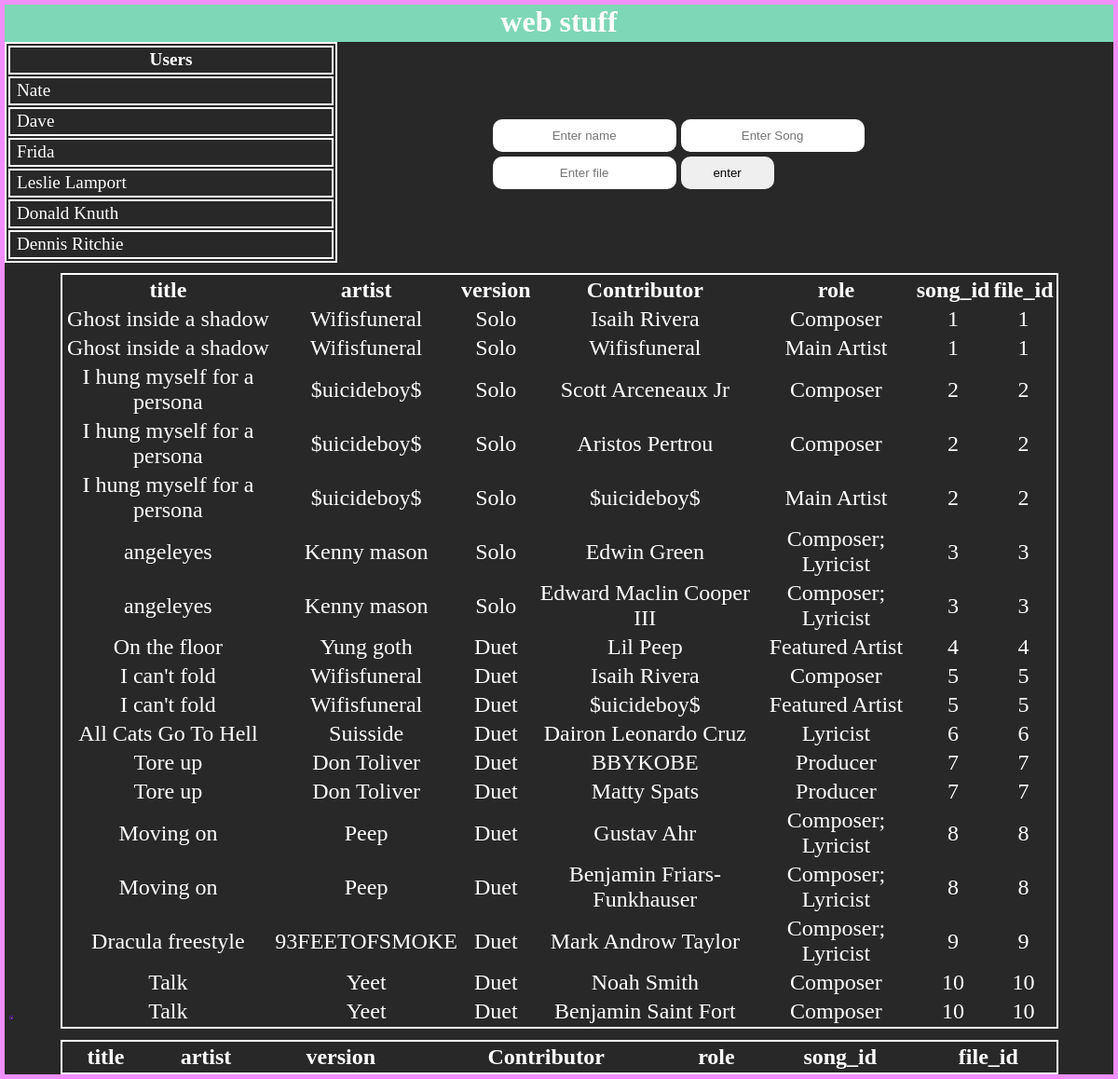
Page /testmane.php on the committed database.
### tables this page shows
CREATE TABLE `user` (
  `user_id` int(32) NOT NULL AUTO_INCREMENT,
  `name` varchar(100) NOT NULL,
  PRIMARY KEY (`user_id`)
);

CREATE TABLE `song` (
  `song_id` int(32) NOT NULL AUTO_INCREMENT,
  `artist` varchar(100) NOT NULL,
  `title` varchar(100) NOT NULL,
  PRIMARY KEY (`song_id`)
);

CREATE TABLE `file` (
  `file_id` int(32) NOT NULL AUTO_INCREMENT,
  `version` varchar(100) NOT NULL,
  `song_id` int(32) NOT NULL,
  PRIMARY KEY (`file_id`),
  FOREIGN KEY (`song_id`) REFERENCES `song` (`song_id`)
);

CREATE TABLE `contributor` (
  `contrib_id` int(32) NOT NULL AUTO_INCREMENT,
  `name` varchar(100) NOT NULL,
  PRIMARY KEY (`contrib_id`)
);

CREATE TABLE `song_contributor` (
  `song_id` int(32) NOT NULL,
  `contrib_id` int(32) NOT NULL,
  `role` varchar(100) NOT NULL,
  PRIMARY KEY (`song_id`,`contrib_id`),
  FOREIGN KEY (`song_id`) REFERENCES `song` (`song_id`),
  FOREIGN KEY (`contrib_id`) REFERENCES `contributor` (`contrib_id`)
);

### testmane.php (the view, shortened to what this page needs)
<?php
    function getUsers($pdo) {
        $query = "SELECT name FROM user";
        $result = $pdo->query($query, PdO::FETCH_ASSOC);
        return $result;
    }
    function getSongHeads($pdo) {
        $query = "
            SELECT title, artist, version, contributor.name AS \"Contributor\", song_contributor.role, song.song_id, file.file_id
                FROM song, file, contributor, song_contributor
                WHERE song.song_id = file.song_id
                AND song_contributor.song_id = song.song_id
                AND contributor.contrib_id = song_contributor.contrib_id
        ";
        $result = $pdo->query($query, PDO::FETCH_ASSOC);
        foreach($result as $row) {
            $heads = array_keys($row);
            return $heads;
        }
    }
    function querySongs($pdo) {
        $query = "
            SELECT title, artist, version, contributor.name AS \"contributor\", song_contributor.role, song.song_id, file.file_id
                FROM song, file, contributor, song_contributor
                WHERE song.song_id = file.song_id
                AND song_contributor.song_id = song.song_id
                AND contributor.contrib_id = song_contributor.contrib_id
        ";
        return $pdo->query($query, PDO::FETCH_ASSOC);
    }
?>
<?php
    try {
        $username = "datura";
        $password = "goose";
        $db = "app";
        $host = "localhost";
        $dsn = "mysql:host=$host;dbname=$db";
        $pdo = new PDO($dsn, $username, $password);
    } catch (PDOException $e) {
        echo $e->getMessage();
    }
    echo "<div class=\"header1\"> <h1> web stuff </h1> </div>";
    echo "<div class=\"userFormContain\">";
    echo "<div class=\"userContain\">";
    $userRows = getUsers($pdo);
    echo "<table class=\"userTable\">";
        echo "<th> Users </th>";
        foreach($userRows as $row) {
            echo "<tr>";
            foreach($row as $item) {
                echo "<td> $item </td>";
            }
            echo "</tr>";
        }
    echo "</table>";
    echo "</div>";
    echo "<div class=\"formContain\">";
    echo "<form action=\"testmane.php\" method=\"POST\" id=\"form1\">";
        echo "<input type=\"text\" name=\"nameIn\" id=\"nameInput\" placeholder=\"Enter name\">";
        echo "<input type=\"text\" name=\"songIn\" id=\"songInput\" placeholder=\"Enter Song\">";
        echo "<input type=\"text\" name=\"fileIn\" id=\"fileInput\" placeholder=\"Enter file\">";
        echo "<input type=\"submit\" id=\"formSubmit\" value=\"enter\">";
    echo "</form></div>";
    echo "</div>";
   $heads = getSongHeads($pdo);
   $songRows = querySongs($pdo);
    echo "<div class=\"songList\">";
        echo "<table class=\"songTable\">";
            echo "<tr>";
            foreach ($heads as $head) {
                echo "<th>$head</th>";
            }
            echo "</tr>";
            foreach ($songRows as $row) {
                echo "<tr>";
                foreach ($row as $item) {
                    echo "<td>$item</td>";
                }
                echo "</tr>";
            }
        echo "</table>";
    echo "</div>";
    echo "<div class=\"songList\">";
        echo "<table class=\"songTable\">";
            echo "<tr>";
            foreach ($heads as $head) {
                echo "<th>$head</th>";
            }
            echo "</tr>";
        echo "</table>";
    echo "</div>";
    echo "<div class=\"cornerImg\">";
    echo "<a href=\"\" target=\"_blank\">";
        echo "<img src=\"https://i.imgur.com/AP1eVGL.png\" alt=\"tux\">";
    echo "</a>";
    echo "</div>";
?>

### rows in the picture
user: name "Nate"
user: name "Dave"
user: name "Frida"
user: name "Leslie Lamport"
user: name "Donald Knuth"
user: name "Dennis Ritchie"
song: title "Ghost inside a shadow", artist "Wifisfuneral", file.version "Solo", contributor.name "Isaih Rivera", song_contributor.role "Composer", item "1", item "Wifisfuneral", song_contributor.role "Main Artist"
song: title "I hung myself for a persona", artist "$uicideboy$", file.version "Solo", contributor.name "Scott Arceneaux Jr", song_contributor.role "Composer", item "2", contributor.name "Aristos Pertrou", item "$uicideboy$", song_contributor.role "Main Artist"
song: title "angeleyes", artist "Kenny mason", file.version "Solo", contributor.name "Edwin Green", song_contributor.role "Composer; Lyricist", item "3", contributor.name "Edward Maclin Cooper III"
song: title "On the floor", artist "Yung goth", file.version "Duet", contributor.name "Lil Peep", song_contributor.role "Featured Artist", item "4"
song: title "I can't fold", artist "Wifisfuneral", file.version "Duet", contributor.name "Isaih Rivera", song_contributor.role "Composer", item "5", contributor.name "$uicideboy$", song_contributor.role "Featured Artist"
song: title "All Cats Go To Hell", artist "Suisside", file.version "Duet", contributor.name "Dairon Leonardo Cruz", song_contributor.role "Lyricist", item "6"
song: title "Tore up", artist "Don Toliver", file.version "Duet", contributor.name "BBYKOBE", song_contributor.role "Producer", item "7", contributor.name "Matty Spats"
song: title "Moving on", artist "Peep", file.version "Duet", contributor.name "Gustav Ahr", song_contributor.role "Composer; Lyricist", item "8", contributor.name "Benjamin Friars-Funkhauser"
song: title "Dracula freestyle", artist "93FEETOFSMOKE", file.version "Duet", contributor.name "Mark Androw Taylor", song_contributor.role "Composer; Lyricist", item "9"
song: title "Talk", artist "Yeet", file.version "Duet", contributor.name "Noah Smith", song_contributor.role "Composer", item "10", contributor.name "Benjamin Saint Fort"

### other values in the picture
$head "title"
$head "artist"
$head "version"
$head "Contributor"
$head "role"
$head "song_id"
$head "file_id"
